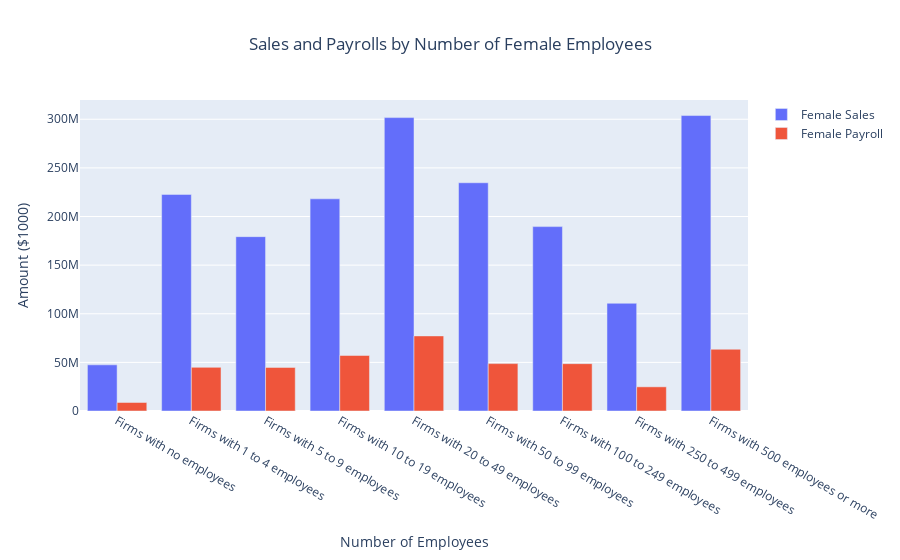

The code cell stored with this chart in its notebook:
### Code cell
plot = px.Figure(data=[px.Bar(
    name = 'Female Sales',
    x = label_code,
    y = sales_female
   ),
                       px.Bar(
    name = 'Female Payroll',
    x = label_code,
    y = payroll_female
   )
])
plot.update_layout(title = "Sales and Payrolls by Number of Female Employees", title_x=0.5)
plot.update_layout(xaxis_title="Number of Employees", yaxis_title="Amount ($1000)")
plot.show()

### Figure 1 — Plotly figure (JSON) as saved in the notebook; plotly's stock layout.template omitted (floating-point values rounded to 4 significant figures)
{"data": [{"name": "Female Sales", "type": "bar", "x": ["Firms with no employees", "Firms with 1 to 4 employees", "Firms with 5 to 9 employees", "Firms with 10 to 19 employees", "Firms with 20 to 49 employees", "Firms with 50 to 99 employees", "Firms with 100 to 249 employees", "Firms with 250 to 499 employees", "Firms with 500 employees or more"], "y": [47463228, 222730769, 179280512, 218176483, 301700718, 234710674, 189604449, 110774133, 303813826]}, {"name": "Female Payroll", "type": "bar", "x": ["Firms with no employees", "Firms with 1 to 4 employees", "Firms with 5 to 9 employees", "Firms with 10 to 19 employees", "Firms with 20 to 49 employees", "Firms with 50 to 99 employees", "Firms with 100 to 249 employees", "Firms with 250 to 499 employees", "Firms with 500 employees or more"], "y": [8762911, 44886992, 44822901, 57106171, 77208891, 48730822, 48683078, 24850559, 63499808]}], "layout": {"title": {"text": "Sales and Payrolls by Number of Female Employees", "x": 0.5}, "xaxis": {"title": {"text": "Number of Employees"}}, "yaxis": {"title": {"text": "Amount ($1000)"}}}}
